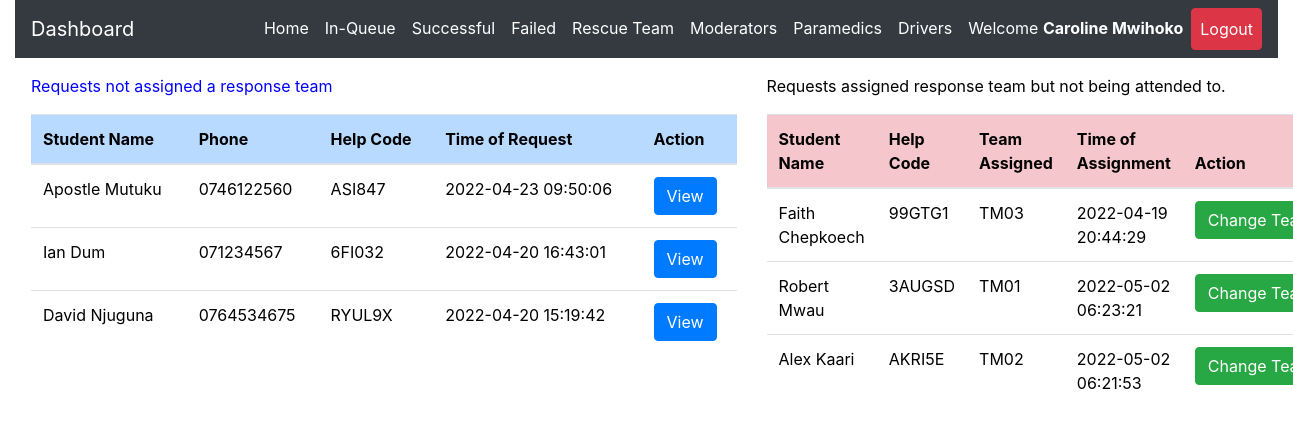
The app's page /admin/inqueue.php (signed in), older data.
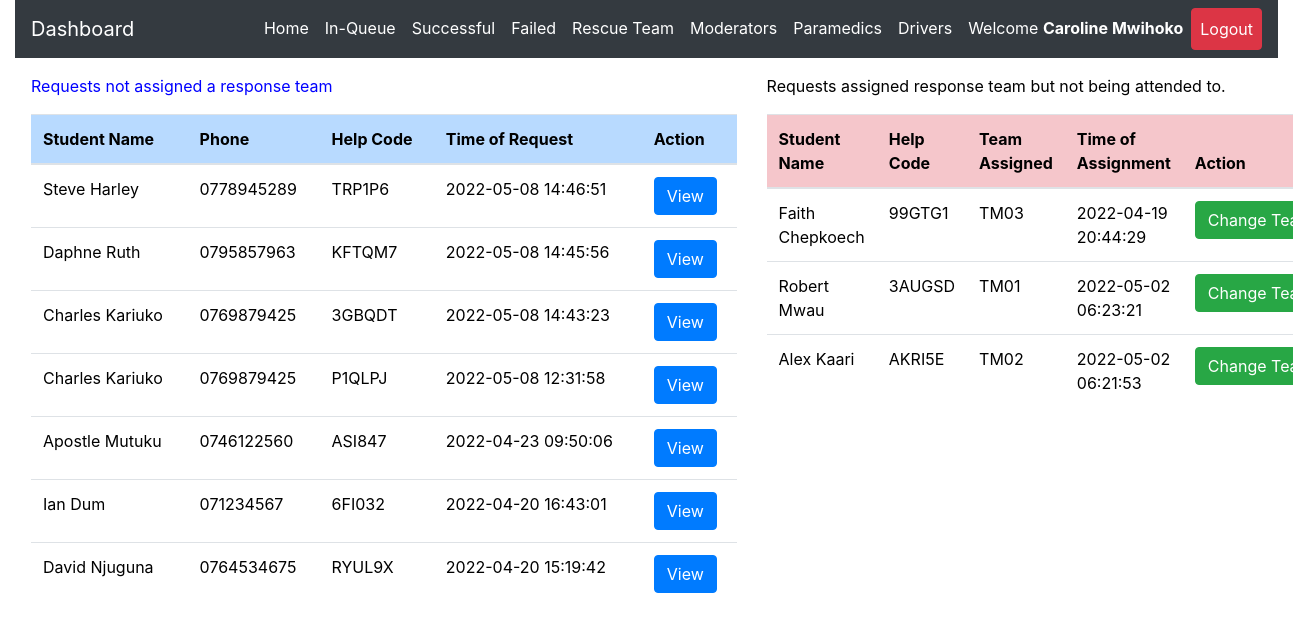
The same page, newer data.
### tables this page shows
CREATE TABLE `request_status` (
  `id` int(20) NOT NULL,
  `helpID` varchar(50) NOT NULL,
  `ip_address` varchar(100) NOT NULL,
  `request_latitude` varchar(50) NOT NULL,
  `request_longitude` varchar(50) NOT NULL,
  `status` varchar(50) DEFAULT 'Pending',
  `emergency_type` varchar(50) NOT NULL,
  `emergency_description` varchar(255) DEFAULT NULL,
  `admNo` varchar(255) NOT NULL,
  `timestamp` datetime NOT NULL DEFAULT CURRENT_TIMESTAMP
);

CREATE TABLE `student_details` (
  `id` int(20) NOT NULL,
  `regNum` varchar(255) NOT NULL,
  `firstname` varchar(255) NOT NULL,
  `lastname` varchar(255) NOT NULL,
  `emailaddress` varchar(255) NOT NULL,
  `phonenumber` varchar(15) NOT NULL,
  `password` varchar(255) NOT NULL,
  `password_reset_token` varchar(500) DEFAULT NULL,
  `date` datetime NOT NULL DEFAULT CURRENT_TIMESTAMP
);

CREATE TABLE `rescue_team_tasks` (
  `id` int(10) NOT NULL,
  `task_help_code` varchar(50) NOT NULL,
  `rescue_team_id` varchar(50) NOT NULL,
  `assigning_admin_id` varchar(50) NOT NULL,
  `team_status` varchar(255) NOT NULL DEFAULT 'Unassigned',
  `assignment_time` datetime NOT NULL DEFAULT CURRENT_TIMESTAMP,
  `ip_address` varchar(50) NOT NULL DEFAULT '0.0.0.0',
  `latitude` varchar(20) NOT NULL DEFAULT '0.0',
  `longitude` varchar(20) NOT NULL DEFAULT '0.0'
);

### admin/inqueue.php (the view, shortened to what this page needs)
<?php
include 'server.php';
?>
<!DOCTYPE html>
<html lang="en">
<?php include './includes/header.php'; ?>
  <body>
    <?php include './includes/navbar.php'; ?>
  <div class="row m-3">
    <div class="col-md-7">
<div class="table-responsive-lg">
    <table class="table" style='color:black'>
        <thead>
          <p  style='color:blue; font-weight:normal'>
          Requests not assigned a response team
</p>
            <tr >
              <th scope="col" class="table-primary">Student Name</th>
              <th scope="col" class="table-primary">Phone</th>
              <th scope="col" class="table-primary">Help Code</th>
              <th scope="col" class="table-primary">Time of Request</th>
              <th scope="col" class="table-primary">Action</th>
            </tr>
          </thead>
          <tbody>
    <?php
    if($_SESSION['admin_id']){
        $data_fetch_query = "SELECT request_status.id, request_status.helpID,request_status.status,
        request_status.admNo,request_status.timestamp,student_details.regNum,student_details.regNum,
        student_details.firstname,student_details.lastname,student_details.phonenumber
        FROM request_status
        INNER JOIN student_details ON request_status.admNo = student_details.regNum  WHERE request_status.status ='Pending' order by request_status.timestamp DESC;";
        $data_result = mysqli_query($db, $data_fetch_query);
        if ($data_result->num_rows > 0){
            while($row = $data_result->fetch_assoc()) {
            $help_code=$row["helpID"];
        echo "<tr style='font-weight:normal'> <td>" .$row["firstname"]. " ".$row["lastname"]. "</td>";
        echo "<td>" .$row["phonenumber"]."</td>";
        echo "<td>" .$row["helpID"]."</td>";
        echo "<td>" .$row["timestamp"]."</td>";
        echo "<td>
        <form method ='POST' action='server.php'>
        <input  type='text' hidden name='help_code' value='$help_code'>
        <input type='submit' value='View' name='view-btn' class='btn btn-primary'>
        </form>
        </td> </tr>";
        }
        }else{
        echo "<td>"."No Requests Found"."</td>";
        }
        } else{
            echo "<td>"."No Data Found"."</td>";
        }
?>
          </tbody>
    </table>
  </div>
  </div>
  <div class="col-md-5">
    <div class="table-responsive-lg">
        <table class="table" style='color:black'>
            <thead>
              <p style='color:black; font-weight:normal'>
              Requests assigned response team but not being attended to.
      </p>
                <tr >
                  <th scope="col" class="table-danger">Student Name</th>
                  <th scope="col" class="table-danger">Help Code</th>
                  <th scope="col" class="table-danger">Team Assigned</th>
                  <th scope="col" class="table-danger">Time of Assignment</th>
                  <th scope="col" class="table-danger">Action</th>
                </tr>
              </thead>
              <tbody>
        <?php
        if($_SESSION['admin_id']){
          $data_fetch_query = "SELECT request_status.id, request_status.helpID,request_status.status,
          request_status.admNo,request_status.timestamp,student_details.regNum,student_details.regNum,
          student_details.firstname,student_details.lastname,student_details.phonenumber, rescue_team_tasks.*
          FROM request_status
          INNER JOIN student_details ON request_status.admNo = student_details.regNum
          INNER JOIN rescue_team_tasks ON request_status.helpID = rescue_team_tasks.task_help_code
          WHERE request_status.status ='Assigned' order by request_status.timestamp DESC;";
            $data_result = mysqli_query($db, $data_fetch_query);
            if ($data_result->num_rows > 0){
                while($row = $data_result->fetch_assoc()) {
                $help_code=$row["helpID"];
            echo "<tr style='font-weight:normal'> <td>" .$row["firstname"]. " ".$row["lastname"]. "</td>";
            echo "<td>" .$row["helpID"]."</td>";
            echo "<td>" .$row["rescue_team_id"]."</td>";
            echo "<td>" .$row["assignment_time"]."</td>";
            echo "<td>
            <form method ='POST' action='server.php'>
            <input hidden type='text' name='help_code_2' value='$help_code'>
            <input type='submit' name='reassign-btn' value='Change Team' class='btn btn-success'>
            </form>
            </td> </tr>";
            }
            }else{
            echo "<td>"."No Data is available"."</td>";
            }
            } else{
                echo "<td>"."No Data Found"."</td>";
            }
    ?>
              </tbody>
        </table>
      </div>
      </div>
</div>
  </body>
</html>

### admin/includes/header.php (shortened to what this page needs)
<head>
    <link rel="stylesheet" href="https://cdnjs.cloudflare.com/ajax/libs/font-awesome/6.0.0/css/all.min.css" />
    <link rel="stylesheet" href="https://maxcdn.bootstrapcdn.com/bootstrap/4.0.0/css/bootstrap.min.css">
    <link rel="stylesheet" href="./static/css/style.css" />
  </head>

### admin/includes/navbar.php (shortened to what this page needs)
<div class="container-fluid" id="mynav">
  <nav class="navbar navbar-expand-lg navbar-dark bg-dark ">
  <a class="navbar-brand" href="./dashboard.php">Dashboard</a>
  <div class="collapse navbar-collapse" id="navbarSupportedContent">
    <ul class="navbar-nav ml-auto ">
      <?php
     if($_SESSION['admin_id']){ ?>
    <li class="nav-item">
        <a class="nav-link active" href="dashboard.php">Home</a>
      </li>
     <li class="nav-item">
        <a class="nav-link active" href="inqueue.php">In-Queue</a>
      </li>
      <li class="nav-item">
        <a class="nav-link active" href="successful.php">Successful</a>
      </li>
      <li class="nav-item">
        <a class="nav-link active" href="failed.php">Failed</a>
      </li>
      <li class="nav-item">
        <a class="nav-link active" href="team.php">Rescue Team</a>
      </li>
      <li class="nav-item">
        <a class="nav-link active" href="moderators.php">Moderators</a>
      </li>
      <li class="nav-item">
        <a class="nav-link active" href="paramedics.php">Paramedics</a>
      </li>
      <li class="nav-item">
        <a class="nav-link active" href="drivers.php">Drivers</a>
      </li>
      <li class="nav-item active">
      <a class="nav-link" href="javascript:void(0)">
      <?php echo "Welcome ". "<strong style='color:white;'>".$_SESSION['admin_firstname']." ".$_SESSION['admin_lastname'];  ?> </a>
      </li>
      <li class="nav-item active">
        <a class="nav-link btn btn-danger" href="logout.php">Logout </a>
      </li>
         <?php
  }
 ?>
    </ul>
  </div>
</nav>
</div>

Row changes from the older to the newer data that the page shows:
added request_status: admNo.firstname "Steve", admNo.lastname "Harley", admNo.phonenumber "0778945289", helpID "TRP1P6", timestamp "2022-05-08 14:46:51"
added request_status: admNo.firstname "Daphne", admNo.lastname "Ruth", admNo.phonenumber "0795857963", helpID "KFTQM7", timestamp "2022-05-08 14:45:56"
added request_status: admNo.firstname "Charles", admNo.lastname "Kariuko", admNo.phonenumber "0769879425", helpID "3GBQDT", timestamp "2022-05-08 14:43:23"
added request_status: admNo.firstname "Charles", admNo.lastname "Kariuko", admNo.phonenumber "0769879425", helpID "P1QLPJ", timestamp "2022-05-08 12:31:58"
